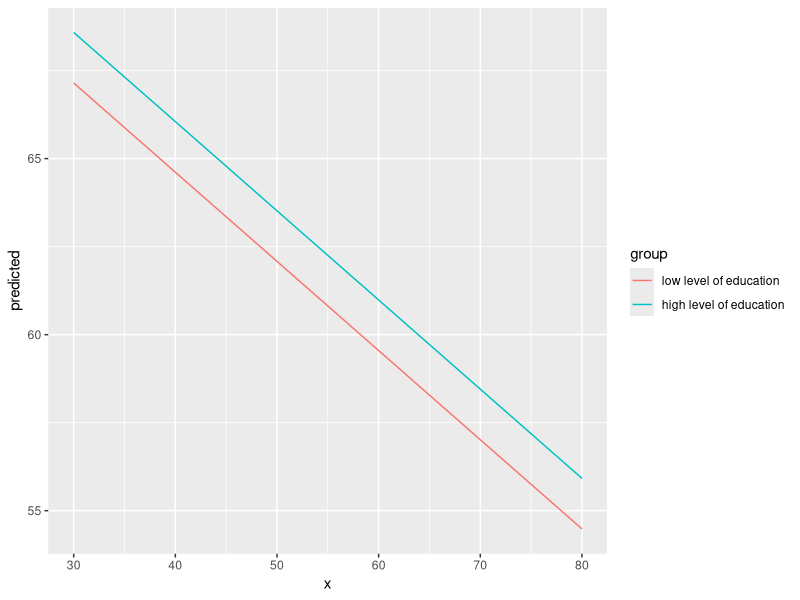
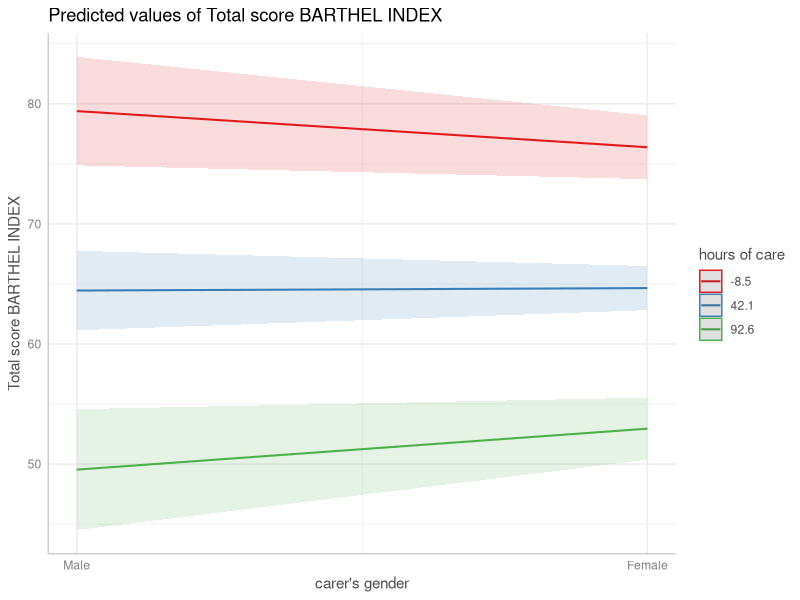
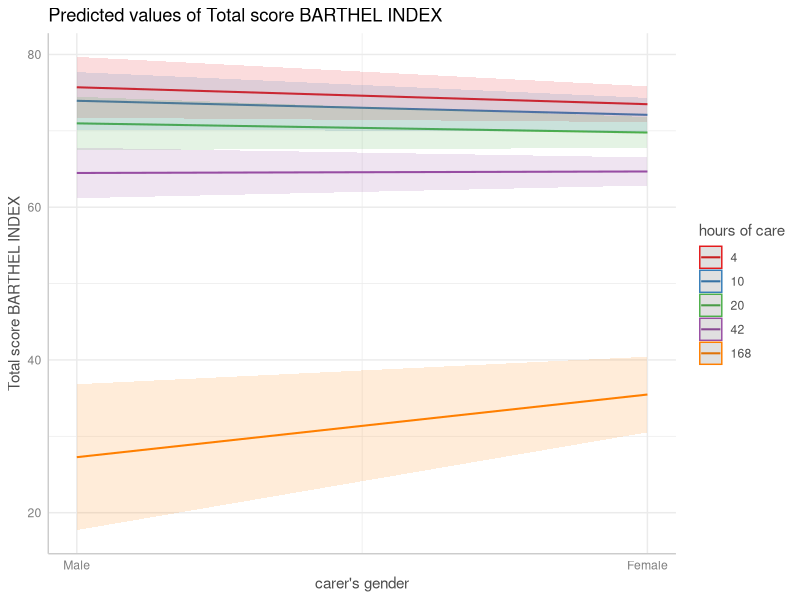

Write R code to recreate these figures, in order. (Note: this script raises an error after producing the figures.)
## ---- chunk 1
knitr::opts_chunk$set(collapse = TRUE, comment = "#>", dev = "png", fig.width = 7, fig.height = 4, message = FALSE, warning = FALSE)
options(width = 800)
## ---- chunk 2
library(ggeffects)
library(ggplot2)
data(efc)
fit <- lm(barthtot ~ c12hour + neg_c_7 + c161sex + c172code, data = efc)

mydf <- ggpredict(fit, terms = c("c12hour [30:80]", "c172code [1,3]"))
mydf
ggplot(mydf, aes(x, predicted, colour = group)) + geom_line()
## ---- chunk 3
data(mtcars)
mpg_model <- lm(mpg ~ log(hp), data = mtcars)

# x-values and predictions based on the log(hp)-values
ggpredict(mpg_model, "hp")

# x-values and predictions based on hp-values from 50 to 150
ggpredict(mpg_model, "hp [50:150]")
## ---- chunk 4
# range for x-values with .5-steps
ggpredict(mpg_model, "hp [50:60 by=.5]")
## ---- chunk 5
data(efc)
# short variable label, for plot
attr(efc$c12hour, "label") <- "hours of care"
fit <- lm(barthtot ~ c12hour * c161sex + neg_c_7, data = efc)

mydf <- ggpredict(fit, terms = c("c161sex", "c12hour [meansd]"))
plot(mydf)

mydf <- ggpredict(fit, terms = c("c161sex", "c12hour [quart]"))
plot(mydf)
## ---- chunk 6
# x-values and predictions based on exponentiated hp-values
ggpredict(mpg_model, "hp [exp]")
## ---- chunk 7
# x-values and predictions based on doubled hp-values
hp_double <- function(x) 2 * x
ggpredict(mpg_model, "hp [hp_double]")
## ---- chunk 8
library(sjmisc)
library(sjlabelled)
library(lme4)
data(efc)

efc$c12hour <- std(efc$c12hour)
efc$e15relat <- as_label(efc$e15relat)

m <- lmer(
  barthtot ~ c12hour + I(c12hour^2) + neg_c_7 + c160age + c172code + (1 | e15relat), 
  data = efc
)

me <- ggpredict(m, terms = "c12hour")
plot(me)
## ---- chunk 9
me <- ggpredict(m, terms = "c12hour [all]")
plot(me)
## ---- chunk 10
me <- ggpredict(m, terms = "c12hour [n=2]")
plot(me)
## ---- chunk 11
me <- ggpredict(m, terms = "c12hour [n=10]")
plot(me)
## ---- chunk 12
data(mtcars)
mpg_model <- lm(mpg ~ log(hp) + disp, data = mtcars)

# "disp" is hold constant at its mean
ggpredict(mpg_model, "hp [exp]")

# "disp" is hold constant at value 200
ggpredict(mpg_model, "hp [exp]", condition = c(disp = 200))
## ---- chunk 13
library(sjlabelled)
library(lme4)
data(efc)
efc$e15relat <- as_label(efc$e15relat)
m <- lmer(neg_c_7 ~ c12hour + c160age + c161sex + (1 | e15relat), data = efc)
me <- ggpredict(m, terms = "c12hour")
plot(me)
## ---- chunk 14
me <- ggpredict(m, terms = "c12hour", type = "re")
plot(me)
## ---- chunk 15
me <- ggpredict(m, terms = c("c12hour", "e15relat"), type = "re")
plot(me)
## ---- chunk 16
me <- ggpredict(m, terms = c("c12hour", "e15relat [child,sibling]"), type = "re")
plot(me)
## ---- chunk 17
data("sleepstudy")
m <- lmer(Reaction ~ Days + (1 + Days | Subject), data = sleepstudy)
me <- ggpredict(m, terms = c("Days", "Subject [sample=8]"), type = "re")
plot(me)
